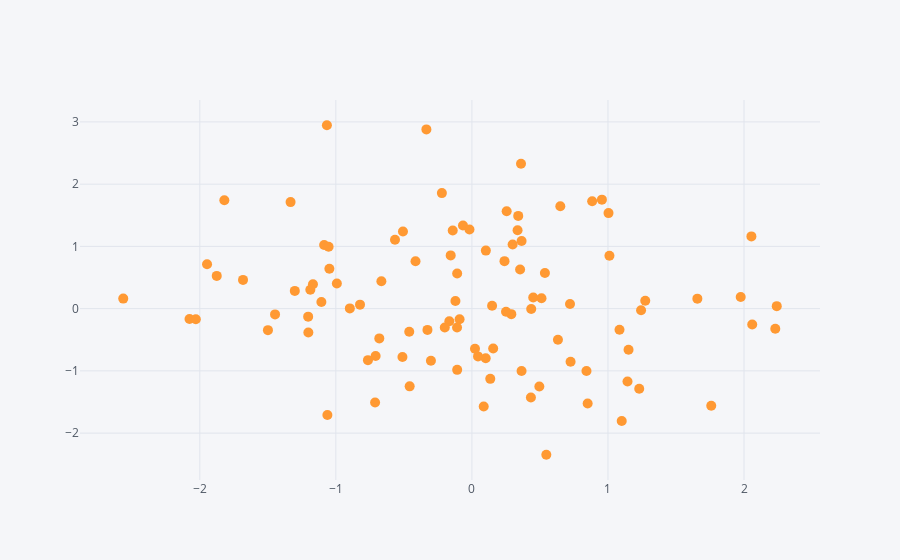

Notebook code cell kept with this figure:
### Markdown cell above
## Scatter

### Code cell
df.iplot(kind='scatter',x='A',y='B',mode='markers',size=10) 
# by default the scatter plot will be designed with connected lines and not dots. 
# So, we pass in the argument: mode='markers' to create dots | size argument is used to change the size of the markers
